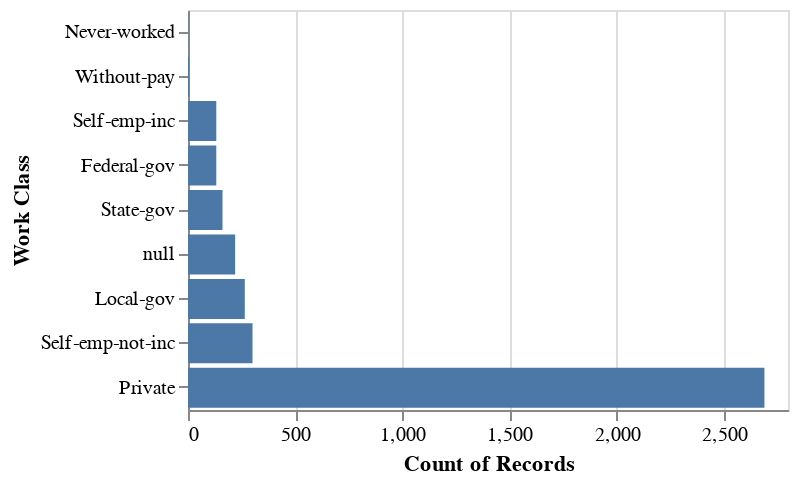

The notebook cell this image was saved under:
### Code cell
alt.Chart(adult_df).mark_bar().encode(
    x='count()',
    y=alt.Y('workclass', title='Work Class').sort('x')
).properties(
    width=300,  
    height=200 
)

### Figure 1 — Vega specification as saved in the notebook (floating-point values rounded to 4 significant figures)
{"$schema": "https://vega.github.io/schema/vega/v6.json", "data": [{"name": "source_0"}, {"name": "data_0", "values": [{"__count": 2690, "workclass": "Private"}, {"__count": 161, "workclass": "State-gov"}, {"__count": 132, "workclass": "Self-emp-inc"}, {"__count": 265, "workclass": "Local-gov"}, {"__count": 220, "workclass": null}, {"__count": 132, "workclass": "Federal-gov"}, {"__count": 301, "workclass": "Self-emp-not-inc"}, {"__count": 5, "workclass": "Without-pay"}, {"__count": 1, "workclass": "Never-worked"}]}, {"name": "data_0_x_domain___count", "values": [{"min": 1, "max": 2690}]}, {"name": "source_0_y_domain_workclass", "values": [{"sort_field": 2690, "workclass": "Private"}, {"sort_field": 161, "workclass": "State-gov"}, {"sort_field": 132, "workclass": "Self-emp-inc"}, {"sort_field": 265, "workclass": "Local-gov"}, {"sort_field": 220, "workclass": null}, {"sort_field": 132, "workclass": "Federal-gov"}, {"sort_field": 301, "workclass": "Self-emp-not-inc"}, {"sort_field": 5, "workclass": "Without-pay"}, {"sort_field": 1, "workclass": "Never-worked"}]}], "marks": [{"type": "rect", "name": "marks", "from": {"data": "data_0"}, "encode": {"update": {"fill": {"value": "#4c78a8"}, "x": {"field": "__count", "scale": "x"}, "x2": {"value": 0, "scale": "x"}, "y": {"field": "workclass", "scale": "y"}, "height": {"signal": "max(0.25, bandwidth('y'))"}}}, "style": ["bar"]}], "scales": [{"name": "x", "type": "linear", "domain": [{"signal": "(data(\"data_0_x_domain___count\")[0] || {}).min"}, {"signal": "(data(\"data_0_x_domain___count\")[0] || {}).max"}], "range": [0, {"signal": "width"}], "zero": true, "nice": true}, {"name": "y", "type": "band", "domain": {"data": "source_0_y_domain_workclass", "field": "workclass", "sort": {"op": "max", "field": "sort_field"}}, "range": [0, {"signal": "height"}], "paddingInner": 0.1, "paddingOuter": 0.05}], "axes": [{"scale": "x", "labels": false, "gridScale": "y", "tickCount": {"signal": "ceil(width/40)"}, "orient": "bottom", "grid": true, "domain": false, "maxExtent": 0, "ticks": false, "zindex": 0, "minExtent": 0, "aria": false}, {"scale": "x", "labelOverlap": true, "grid": false, "title": "Count of Records", "labelFlush": true, "zindex": 0, "orient": "bottom", "tickCount": {"signal": "ceil(width/40)"}}, {"scale": "y", "orient": "left", "title": "Work Class", "zindex": 0, "grid": false}], "background": "white", "width": 300, "style": "cell", "padding": 5, "height": 200}
